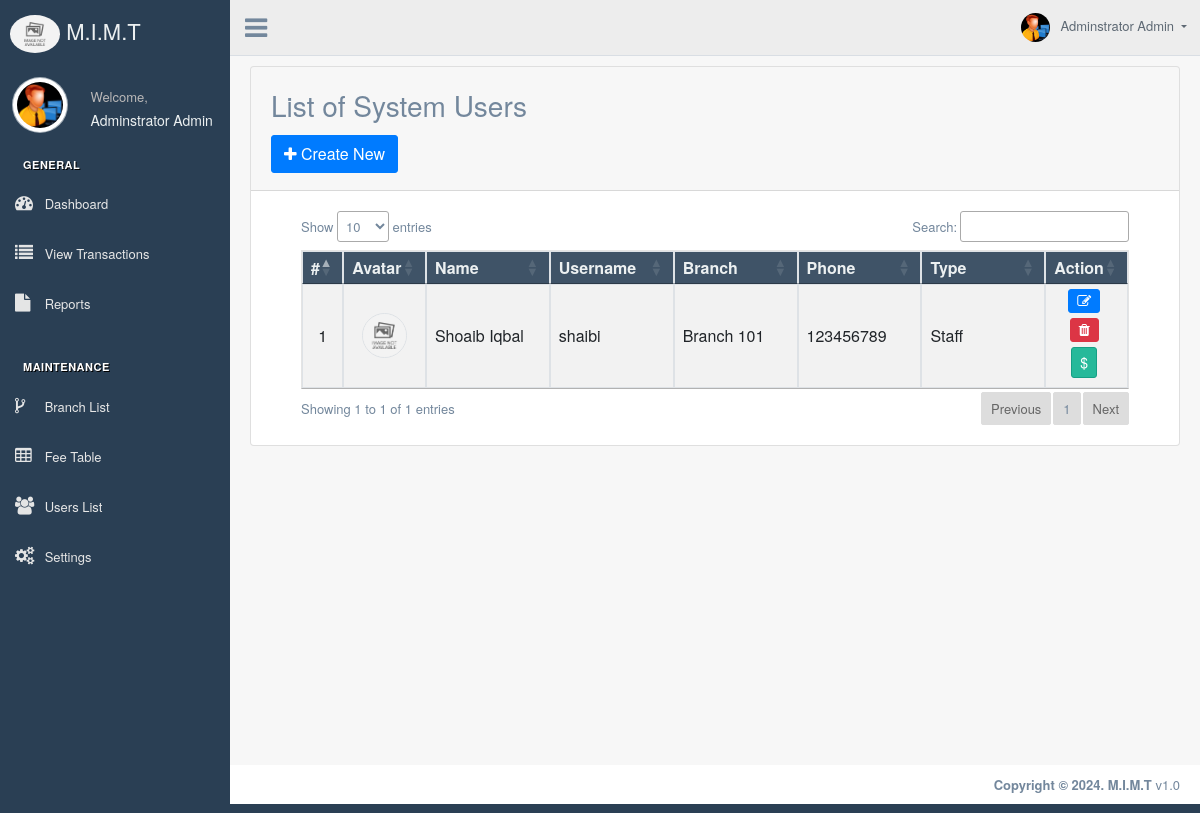
The app's page /?page=user/list (signed in) with its own data.
### tables this page shows
CREATE TABLE `users` (
  `id` int(50) NOT NULL,
  `firstname` varchar(250) NOT NULL,
  `lastname` varchar(250) NOT NULL,
  `username` text NOT NULL,
  `password` text NOT NULL,
  `avatar` text DEFAULT NULL,
  `last_login` datetime DEFAULT NULL,
  `type` tinyint(1) NOT NULL DEFAULT 0,
  `phone` varchar(13) DEFAULT NULL,
  `email` text NOT NULL,
  `balance` int(11) NOT NULL DEFAULT 0,
  `branch_id` int(30) DEFAULT NULL,
  `date_added` datetime NOT NULL DEFAULT current_timestamp(),
  `date_updated` datetime DEFAULT NULL ON UPDATE current_timestamp()
);

### classes/DBConnection.php (called while the page is built, shortened)
<?php
class DBConnection{
    private $host = DB_SERVER;
    private $username = DB_USERNAME;
    private $password = DB_PASSWORD;
    private $database = DB_NAME;
    public $conn;
    public function __construct(){
        if (!isset($this->conn)) {
            $this->conn = new mysqli($this->host, $this->username, $this->password, $this->database);
        }
    }
}
?>

### classes/SystemSettings.php (called while the page is built, shortened)
<?php
class SystemSettings extends DBConnection{
	function userdata($field = ''){
		if(!empty($field)){
			if(isset($_SESSION['userdata'][$field]))
				return $_SESSION['userdata'][$field];
			else
				return null;
		}else{
			return false;
		}
	}
}
$_settings = new SystemSettings();
?>

### config.php (called while the page is built, shortened)
<?php
require_once('classes/DBConnection.php');
require_once('classes/SystemSettings.php');
function validate_image($file){
	if(!empty($file)){
        $ex = explode('?',$file);
        $file = $ex[0];
        $param =  isset($ex[1]) ? '?'.$ex[1]  : '';
		if(is_file(base_app.$file)){
			return base_url.$file.$param;
		}else{
			return base_url.'img/no-image-available.png';
		}
	}else{
		return base_url.'img/no-image-available.png';
	}
}
?>

### user/list.php (the view, shortened to what this page needs)
<div class="right_col" role="main">
    <div class="card card-outline card-primary">
        <div class="card-header">
            <h3 class="card-title">List of System Users</h3>
            <div class="card-tools">
                <a href="<?php echo base_url ?>?page=user/manage_user" class="btn btn-flat btn-primary"><span
                        class="fa	 fa-plus"></span> Create New</a>
            </div>
        </div>
        <div class="card-body">
            <div class="container-fluid">
                <div class="container-fluid">
                    <table class="table table-bordered table-striped jambo_table">
                        <colgroup>
                            <col width="5%">
                            <col width="10%">
                            <col width="15%">
                            <col width="15%">
                            <col width="15%">
                            <col width="15%">
                            <col width="15%">
                            <col width="10%">
                        </colgroup>
                        <thead>
                            <tr>
                                <th>#</th>
                                <th>Avatar</th>
                                <th>Name</th>
                                <th>Username</th>
                                <th>Branch</th>
                                <th>Phone</th>
                                <th>Type</th>
                                <th>Action</th>
                            </tr>
                        </thead>
                        <tbody>
                            <?php
							$i = 1;
							$branch_qry = $conn->query("SELECT * FROM branch_list");
							$result = $branch_qry->fetch_all(MYSQLI_ASSOC);
							$branch_arr = array_column($result,'name','id');
							$qry = $conn->query("SELECT *,concat(firstname,' ',lastname) as name from `users` where id != '1' and id != '{$_settings->userdata('id')}' and `type` != 3 order by concat(firstname,' ',lastname) asc ");
							while($row = $qry->fetch_assoc()):
						?>
                            <tr>
                                <td class="text-center"><?php echo $i++; ?></td>
                                <td class="text-center"><img src="<?php echo validate_image($row['avatar']) ?>"
                                        class="img-avatar img-thumbnail p-0 border-2" alt="user_avatar"></td>
                                <td><?php echo ucwords($row['name']) ?></td>
                                <td>
                                    <p class="m-0 truncate-1"><?php echo $row['username'] ?></p>
                                </td>
                                <td>
                                    <p class="m-0 truncate-1"
                                        title="<?php echo ($row['branch_id'] != null && isset($branch_arr[$row['branch_id']])) ? $branch_arr[$row['branch_id']] : 'N/A' ?>">
                                        <?php echo ($row['branch_id'] != null && isset($branch_arr[$row['branch_id']])) ? $branch_arr[$row['branch_id']] : 'N/A' ?>
                                    </p>
                                </td>
                                <td><?php echo $row['phone'] ?> </td>
                                <td><?php echo ($row['type'] == 1) ? 'Administrator' : 'Staff' ?></td>
                                <td align="center">
                                    <a class="btn btn-sm btn-primary edit_data" title="Edit"
                                        href="<?php echo base_url ?>?page=user/manage_user&id=<?php echo $row['id'] ?>"><span
                                            class="fa fa-edit "></span> </a>
                                    <a class="btn btn-sm btn-danger delete_data" title="Delete"
                                        href="javascript:void(0)" data-id="<?php echo $row['id'] ?>"><span
                                            class="fa fa-trash"></span></a>
                                    <a class="btn btn-sm btn-success add_balance" title="Add Balance"
                                        href="javascript:void(0)" data-id="<?php echo $row['id'] ?>">$</a>
                                </td>
                            </tr>
                            <?php endwhile; ?>
                        </tbody>
                    </table>
                </div>
            </div>
        </div>
    </div>
</div>

### user/list.php (style rules this page uses)
.img-avatar { width: 45px; height: 45px; object-fit: cover; object-position: center center; border-radius: 100%; }

### records on screen
users: name "Shoaib Iqbal", username "shaibi", branch "Branch 101", phone "123456789", type "Staff"

### other values on screen
$_settings->info('short_name') "M.I.M.T"
$_settings->userdata('firstname').' '.$_settings->userdata('lastname') "Adminstrator Admin"
